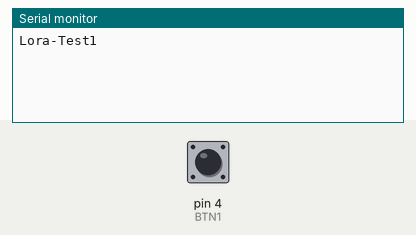
Recording of a sketch running on a simulated Arduino Uno, built with avr-gcc and run on an emulated ATmega328P. Shown: the last lines printed to the serial monitor. The test bench sets the inputs (shaded band); at power-on: pin 4 (BTN1) HIGH.

Above: at 1.2 s.
1.3 s: pin 4 (BTN1) pulled LOW for 0.15 s
At 3.5 s:
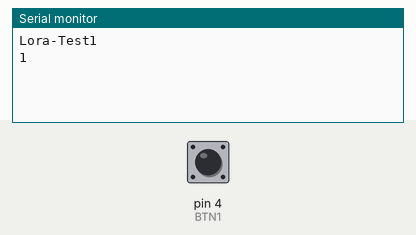
3.8 s: pin 4 (BTN1) pulled LOW for 3.2 s
At 5.5 s:
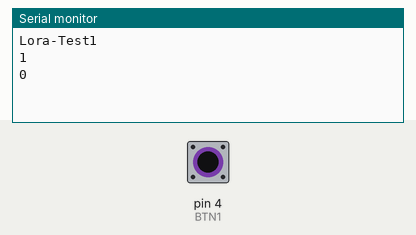

Measured:
- after the input at 1.3 s, the serial monitor: prints a new line after 1.0 s (image 1)
- after the input at 3.8 s, the serial monitor: prints a new line after 1.0 s (image 2)

The sketch:

exemplo_4_5_transmissor.ino
```cpp
#include <SoftwareSerial.h>

#define BTN1  4

SoftwareSerial loraSerial(2, 3); // TX, RX

String turnOn = "on";
String turnOff = "off";


void setup() {
 pinMode(BTN1, INPUT_PULLUP);
 Serial.begin(9600);
 Serial.print("Lora-Test");
 loraSerial.begin(9600);

}
void loop() {
Serial.println(digitalRead(BTN1));
 if(digitalRead(BTN1) == 0) {
   loraSerial.print(turnOn);
   while(digitalRead(BTN1) == 0);
   delay(50);
 }else{
   loraSerial.print(turnOff);
   while(digitalRead(BTN1) == 1);
 }
 delay(1000);
}
```
